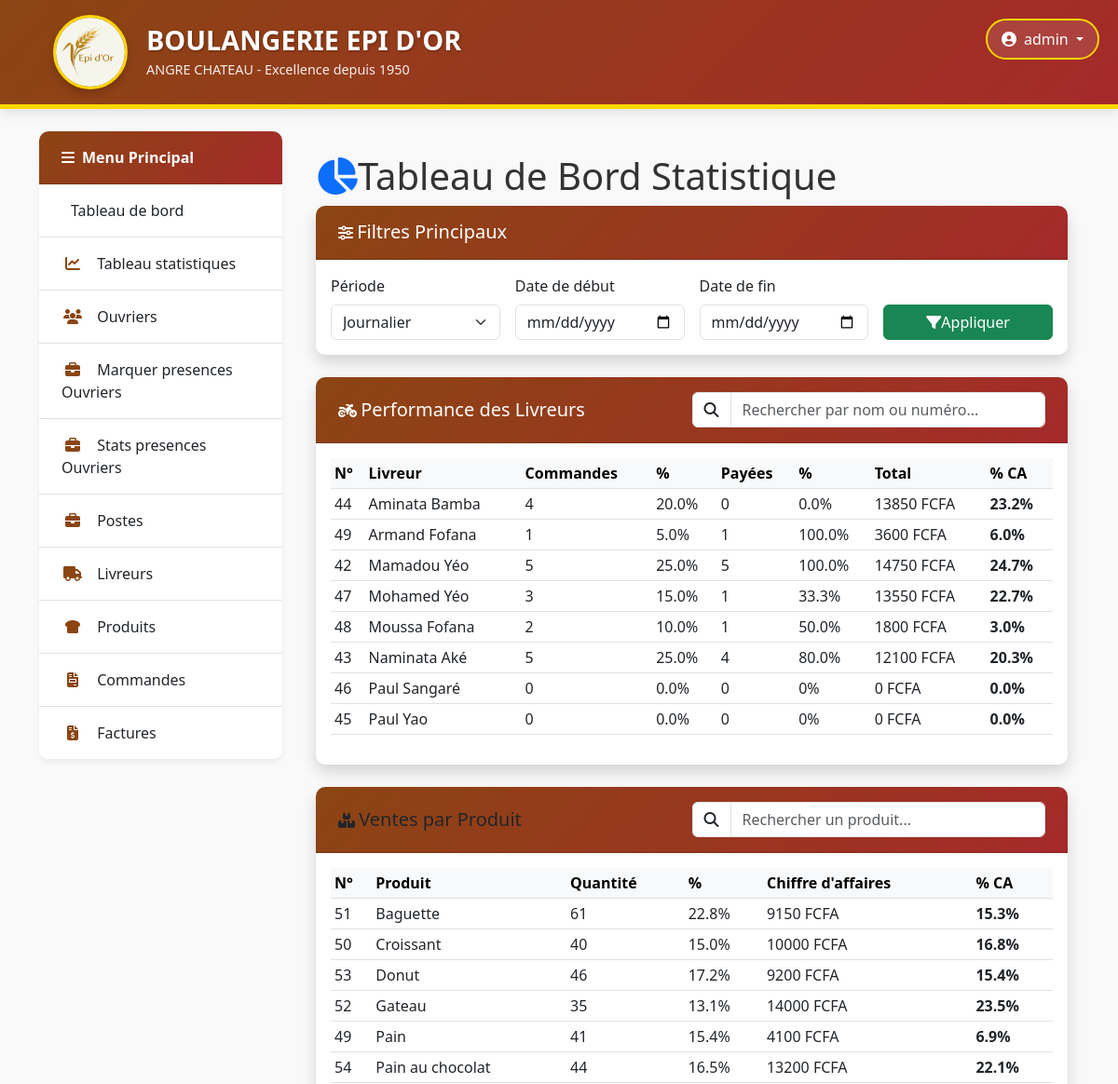
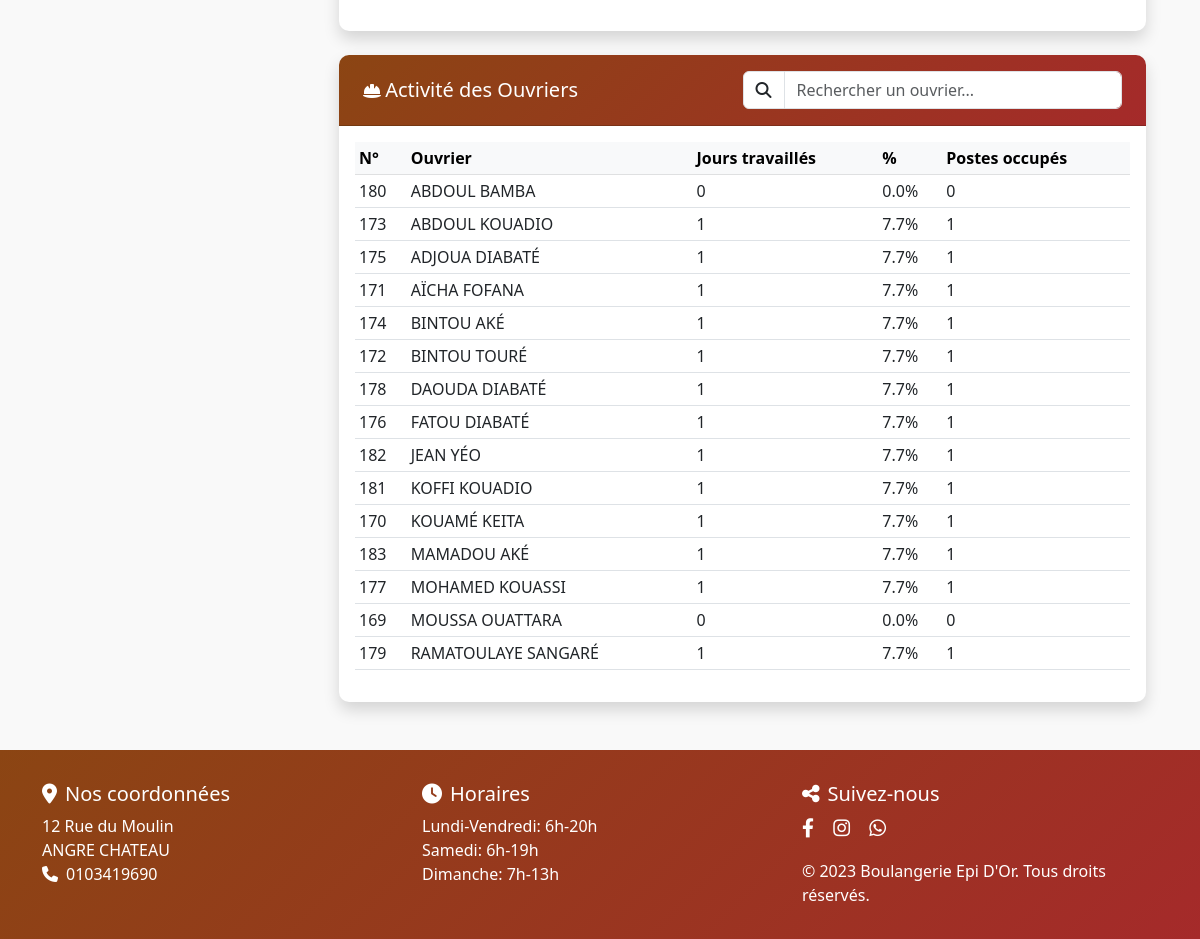
Before: /gestion/statistiques/ (signed in) with the older database file (2 pictures, top to bottom).
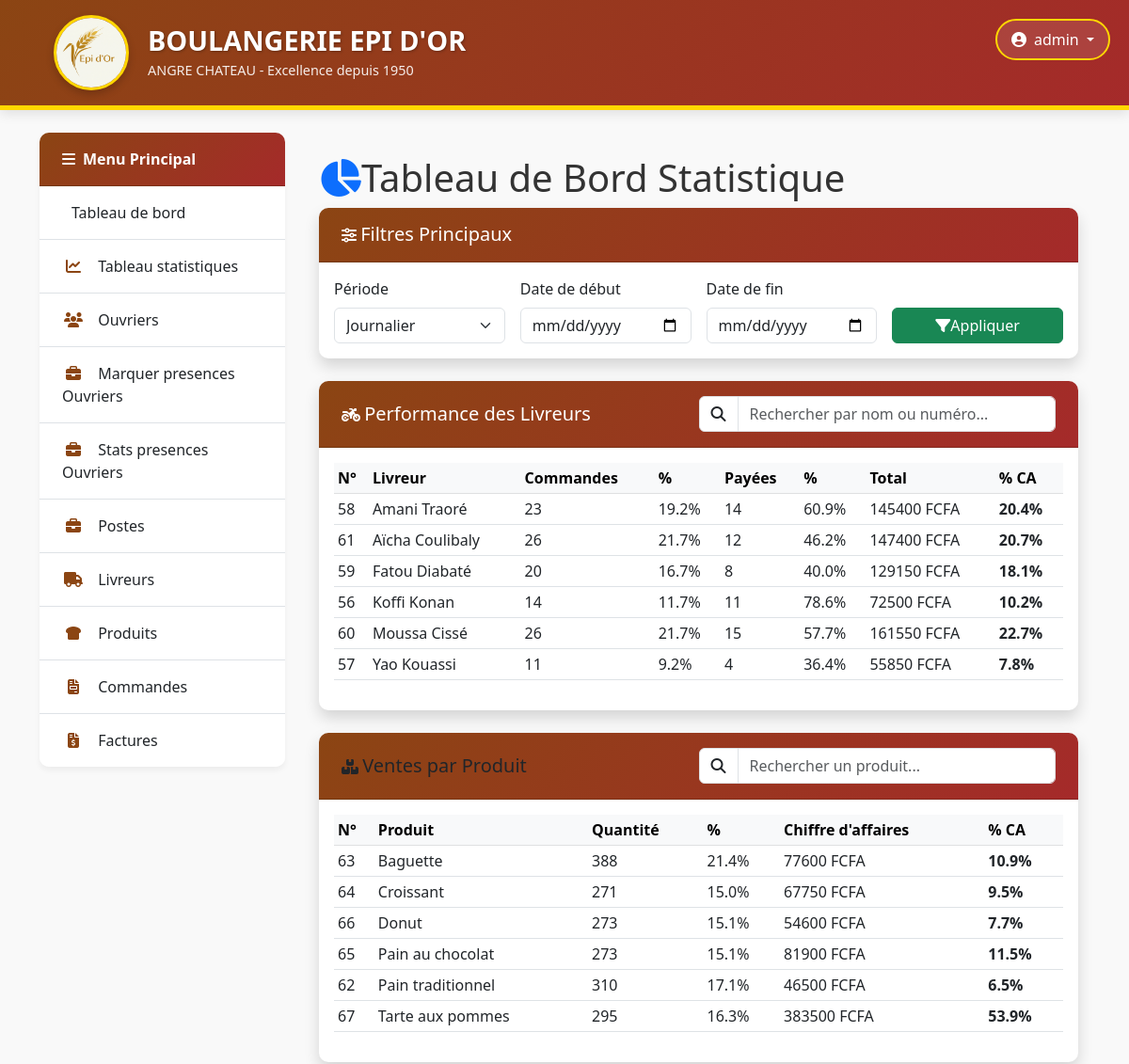
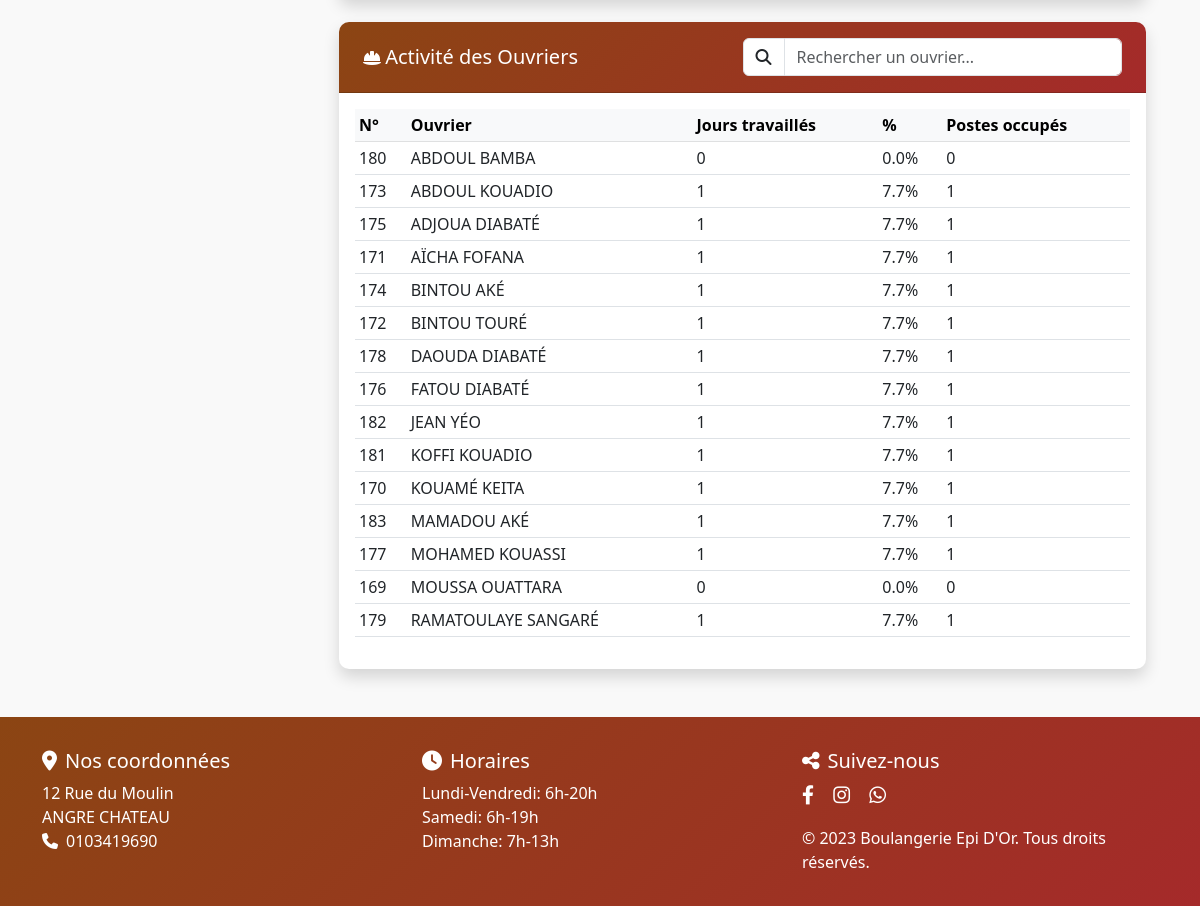
After: the same page with the newer database file (2 pictures, top to bottom).
### gestion/models.py (models this page shows, shortened)
class Livreur(models.Model):
    nom = models.CharField(max_length=100, unique=True)  # Ajout de unique=True
    telephone = models.CharField(max_length=20, blank=True, null=True, unique=True)  # Ajout de unique=True
    actif = models.BooleanField(default=False)
    class Meta:
        verbose_name = "Livreur"
        verbose_name_plural = "Livreurs"
        constraints = [
            models.UniqueConstraint(fields=['nom', 'telephone'], name='unique_livreur')
        ]
    class Meta:
        verbose_name = "Livreur"
        verbose_name_plural = "Livreurs"

class Produit(models.Model):
    nom = models.CharField(max_length=100)
    prix_vente = models.DecimalField(max_digits=6, decimal_places=2)
    prix_livreur = models.DecimalField(max_digits=6, decimal_places=2)
    actif = models.BooleanField(default=True)
    stock = models.PositiveIntegerField(default=0) # Ajoute un default si tu ne l'as pas déjà

class Ouvrier(models.Model):
    nom = models.CharField(max_length=100, verbose_name="Nom")
    telephone = models.CharField(max_length=20, unique=True, verbose_name="Téléphone")
    class Meta:
        constraints = [
            models.UniqueConstraint(
                fields=['nom'],
                name='unique_nom_ouvrier',
                condition=models.Q(nom__isnull=False),
                violation_error_message="Un ouvrier avec ce nom existe déjà"
            ),
            models.UniqueConstraint(
                fields=['telephone'],
                name='unique_telephone_ouvrier',
                violation_error_message="Un ouvrier avec ce numéro existe déjà"
            )
        ]
        ordering = ['nom']

### gestion/views.py (the view)
# urls.py: path('statistiques/', statistiques, name='statistiques'),
@login_required
def statistiques(request):
    period = request.GET.get('period', 'day')
    date_from = request.GET.get('date_from')
    date_to = request.GET.get('date_to')
    if not date_from or not date_to:
        date_to = timezone.now().date()
        date_from = date_to - timedelta(days=30)
    else:
        date_from = datetime.strptime(date_from, '%Y-%m-%d').date()
        date_to = datetime.strptime(date_to, '%Y-%m-%d').date()
    def trunc_date(field):
        if period == 'day': return TruncDay(field)
        elif period == 'month': return TruncMonth(field)
        return TruncYear(field)
    commandes_period = CommandeLivreur.objects.filter(
        date__date__gte=date_from,
        date__date__lte=date_to
    ).annotate(
        period=trunc_date('date')
    ).values('period').annotate(
        count=Count('id', output_field=IntegerField()),
        total=Sum('total', output_field=DecimalField(max_digits=10, decimal_places=2)),
        payees=Count('id', filter=Q(payee=True), output_field=IntegerField())
    ).order_by('period')
    period_labels = []
    commandes_data = []
    commandes_total = []
    if commandes_period:
        period_labels = [item['period'].strftime('%d/%m/%Y' if period == 'day' else '%m/%Y' if period == 'month' else '%Y')
                        for item in commandes_period]
        commandes_data = [item['count'] for item in commandes_period]
        commandes_total = [float(item['total'] or 0) for item in commandes_period]
    else:
        period_labels = []
        commandes_data = []
        commandes_total = []
    livreurs_stats = Livreur.objects.annotate(
        nb_commandes=Coalesce(
            Count('commandelivreur',
                  filter=Q(commandelivreur__date__date__gte=date_from,
                           commandelivreur__date__date__lte=date_to),
                  output_field=IntegerField()),
            0,
            output_field=IntegerField()
        ),
        total_ventes=Coalesce(
            Sum('commandelivreur__total',
                filter=Q(commandelivreur__date__date__gte=date_from,
                         commandelivreur__date__date__lte=date_to),
                output_field=DecimalField(max_digits=10, decimal_places=2)),
            0,
            output_field=DecimalField(max_digits=10, decimal_places=2)
        ),
        commandes_payees=Coalesce(
            Count('commandelivreur',
                  filter=Q(commandelivreur__payee=True,
                           commandelivreur__date__date__gte=date_from,
                           commandelivreur__date__date__lte=date_to),
                  output_field=IntegerField()),
            0,
            output_field=IntegerField()
        )
    ).order_by('-total_ventes').values(
        'id', 'nom', 'nb_commandes', 'total_ventes', 'commandes_payees'
    )
    produits_stats = Produit.objects.annotate(
        quantite_vendue=Coalesce(
            Sum('lignecommande__quantite',
                filter=Q(lignecommande__commande__date__date__gte=date_from,
                         lignecommande__commande__date__date__lte=date_to),
                output_field=IntegerField()),
            0,
            output_field=IntegerField()
        ),
        chiffre_affaire=Coalesce(
            Sum(F('lignecommande__quantite') * F('lignecommande__prix_unitaire'),
                filter=Q(lignecommande__commande__date__date__gte=date_from,
                         lignecommande__commande__date__date__lte=date_to),
                output_field=DecimalField(max_digits=10, decimal_places=2)),
            0,
            output_field=DecimalField(max_digits=10, decimal_places=2)
        )
    ).order_by('-chiffre_affaire').values(
        'id', 'nom', 'quantite_vendue', 'chiffre_affaire'
    )
    ouvriers_stats = Ouvrier.objects.annotate(
        jours_travailles=Coalesce(
            Count('affectationposte',
                  filter=Q(affectationposte__date_debut__lte=date_to) &
                         (Q(affectationposte__date_fin__gte=date_from) |
                          Q(affectationposte__date_fin__isnull=True)),
                  output_field=IntegerField()),
            0,
            output_field=IntegerField()
        ),
        postes_occupes=Coalesce(
            Count('affectationposte__poste', distinct=True,
                  filter=Q(affectationposte__date_debut__lte=date_to) &
                         (Q(affectationposte__date_fin__gte=date_from) |
                          Q(affectationposte__date_fin__isnull=True)),
                  output_field=IntegerField()),
            0,
            output_field=IntegerField()
        )
    ).order_by('-jours_travailles').values(
        'id', 'nom', 'jours_travailles', 'postes_occupes'
    )
    context = {
        'livreurs_stats': list(livreurs_stats),
        'produits_stats': list(produits_stats),
        'ouvriers_stats': list(ouvriers_stats),
        'commandes_period': list(commandes_period),
        'period_labels': json.dumps(period_labels),
        'commandes_data': json.dumps(commandes_data),
        'commandes_total': json.dumps(commandes_total),
        'period': period,
        'date_from': date_from.strftime('%Y-%m-%d'),
        'date_to': date_to.strftime('%Y-%m-%d'),
    }
    total_commandes = CommandeLivreur.objects.filter(
        date__date__gte=date_from,
        date__date__lte=date_to
    ).count()
    total_ca = CommandeLivreur.objects.filter(
        date__date__gte=date_from,
        date__date__lte=date_to
    ).aggregate(total=Sum('total'))['total'] or 0
    total_quantite = LigneCommande.objects.filter(
        commande__date__date__gte=date_from,
        commande__date__date__lte=date_to
    ).aggregate(total=Sum('quantite'))['total'] or 0
    total_ca_produits = sum(p['chiffre_affaire'] for p in produits_stats)
    total_jours = sum(o['jours_travailles'] for o in ouvriers_stats)
    context.update({
        'total_commandes': total_commandes,
        'total_ca': total_ca,
        'total_quantite': total_quantite,
        'total_ca_produits': total_ca_produits,
        'total_jours': total_jours,
    })
    total_commandes = CommandeLivreur.objects.filter(
        date__date__gte=date_from,
        date__date__lte=date_to
    ).count()
    total_ca = CommandeLivreur.objects.filter(
        date__date__gte=date_from,
        date__date__lte=date_to
    ).aggregate(total=Sum('total'))['total'] or 0
    total_quantite = LigneCommande.objects.filter(
        commande__date__date__gte=date_from,
        commande__date__date__lte=date_to
    ).aggregate(total=Sum('quantite'))['total'] or 0
    total_ca_produits = sum(p['chiffre_affaire'] for p in produits_stats)
    total_jours = sum(o['jours_travailles'] for o in ouvriers_stats)
    total_commandes_period = sum(c['count'] for c in commandes_period)
    total_commandes_amount = sum(c['total'] or 0 for c in commandes_period)
    total_payees_period = sum(c['payees'] for c in commandes_period)
    total_payees = sum(l['commandes_payees'] for l in livreurs_stats)
    total_postes = sum(o['postes_occupes'] for o in ouvriers_stats)
    context = {
        'livreurs_stats': list(livreurs_stats),
        'produits_stats': list(produits_stats),
        'ouvriers_stats': list(ouvriers_stats),
        'commandes_period': list(commandes_period),
        'period_labels': json.dumps(period_labels),
        'commandes_data': json.dumps(commandes_data),
        'commandes_total': json.dumps(commandes_total),
        'period': period,
        'date_from': date_from.strftime('%Y-%m-%d'),
        'date_to': date_to.strftime('%Y-%m-%d'),
        'total_commandes': total_commandes,
        'total_ca': total_ca,
        'total_quantite': total_quantite,
        'total_ca_produits': total_ca_produits,
        'total_jours': total_jours,
        'total_commandes_period': total_commandes_period,
        'total_commandes_amount': total_commandes_amount,
        'total_payees_period': total_payees_period,
        'total_payees': total_payees,
        'total_postes': total_postes,
    }
    return render(request, 'gestion/statistiques.html', context)

### gestion/templatetags/custom_filters.py (called while the page is built)
@register.filter
def percentof(value, total):
    try:
        if total == 0:
            return 0
        return "%.1f" % ((float(value) / float(total)) * 100)
    except (ValueError, TypeError):
        return 0

### gestion/templates/gestion/statistiques.html (shortened to what the changed rows need)
{% extends 'gestion/base2.html' %}
{% load custom_filters %}
{% block content %}
<div class="container-fluid">
    <h1 class="mt-4"><i class="fas fa-chart-pie mr-2 text-primary"></i>Tableau de Bord Statistique</h1>
    <div class="card mb-4 border-0 shadow">
        <div class="card-body">
            <div class="table-responsive">
                <table class="table table-hover table-sm" id="tableLivreurs">
                    <thead class="table-light">
                        <tr>
                            <th>N°</th>
                            <th>Livreur</th>
                            <th>Commandes</th>
                            <th>%</th>
                            <th>Payées</th>
                            <th>%</th>
                            <th>Total</th>
                            <th>% CA</th>
                        </tr>
                    </thead>
                    <tbody>
                        {% for livreur in livreurs_stats|dictsort:"nom" %}
                        <tr>
                            <td>{{ livreur.id|default:"-" }}</td>
                            <td>{{ livreur.nom|default:"-" }}</td>
                            <td>{{ livreur.nb_commandes }}</td>
                            <td>{{ livreur.nb_commandes|percentof:total_commandes }}%</td>
                            <td>{{ livreur.commandes_payees }}</td>
                            <td>{{ livreur.commandes_payees|percentof:livreur.nb_commandes|default:"0" }}%</td>
                            <td>{{ livreur.total_ventes|floatformat:0 }} FCFA</td>
                            <td class="fw-bold {% if livreur.total_ventes|percentof:total_ca > 20 %}text-success{% elif livreur.total_ventes|percentof:total_ca < 5 %}text-muted{% endif %}">
                                {{ livreur.total_ventes|percentof:total_ca|default:"0" }}%
                            </td>
                        </tr>
                        {% endfor %}
                    </tbody>
                </table>
            </div>
        </div>
    </div>
    <div class="card mb-4 border-0 shadow">
        <div class="card-body">
            <div class="table-responsive">
                <table class="table table-hover table-sm" id="tableProduits">
                    <thead class="table-light">
                        <tr>
                            <th>N°</th>
                            <th>Produit</th>
                            <th>Quantité</th>
                            <th>%</th>
                            <th>Chiffre d'affaires</th>
                            <th>% CA</th>
                        </tr>
                    </thead>
                    <tbody>
                        {% for produit in produits_stats|dictsort:"nom" %}
                        <tr>
                            <td>{{ produit.id|default:"-" }}</td>
                            <td>{{ produit.nom|default:"-" }}</td>
                            <td>{{ produit.quantite_vendue|default:0 }}</td>
                            <td>{{ produit.quantite_vendue|percentof:total_quantite }}%</td>
                            <td>{{ produit.chiffre_affaire|default:0|floatformat:0 }} FCFA</td>
                            <td class="fw-bold {% if produit.chiffre_affaire|percentof:total_ca_produits > 20 %}text-success{% elif produit.chiffre_affaire|percentof:total_ca_produits < 5 %}text-muted{% endif %}">
                                {{ produit.chiffre_affaire|percentof:total_ca_produits|default:"0" }}%
                            </td>
                        </tr>
                        {% endfor %}
                    </tbody>
                </table>
            </div>
        </div>
    </div>
    <div class="card mb-4 border-0 shadow">
        <div class="card-body">
            <div class="table-responsive">
                <table class="table table-hover table-sm" id="tableOuvriers">
                    <thead class="table-light">
                        <tr>
                            <th>N°</th>
                            <th>Ouvrier</th>
                            <th>Jours travaillés</th>
                            <th>%</th>
                            <th>Postes occupés</th>
                        </tr>
                    </thead>
                    <tbody>
                        {% for ouvrier in ouvriers_stats|dictsort:"nom" %}
                        <tr>
                            <td>{{ ouvrier.id|default:"-" }}</td>
                            <td>{{ ouvrier.nom|default:"-" }}</td>
                            <td>{{ ouvrier.jours_travailles }}</td>
                            <td>{{ ouvrier.jours_travailles|percentof:total_jours|default:"0" }}%</td>
                            <td>{{ ouvrier.postes_occupes }}</td>
                        </tr>
                        {% endfor %}
                    </tbody>
                </table>
            </div>
        </div>
    </div>
</div>
{% endblock %}

Changed rows visible on the page:
removed Livreur: id "44", nom "Aminata Bamba", nb_commandes "4", nb_commandes|percentof "20.0", commandes_payees "0", commandes_payees|percentof "0.0", total_ventes "13850", total_ventes|percentof "23.2"
removed Livreur: id "49", nom "Armand Fofana", nb_commandes "1", nb_commandes|percentof "5.0", commandes_payees "1", commandes_payees|percentof "100.0", total_ventes "3600", total_ventes|percentof "6.0"
removed Livreur: id "42", nom "Mamadou Yéo", nb_commandes "5", nb_commandes|percentof "25.0", commandes_payees "5", commandes_payees|percentof "100.0", total_ventes "14750", total_ventes|percentof "24.7"
removed Livreur: id "47", nom "Mohamed Yéo", nb_commandes "3", nb_commandes|percentof "15.0", commandes_payees "1", commandes_payees|percentof "33.3", total_ventes "13550", total_ventes|percentof "22.7"
removed Livreur: id "48", nom "Moussa Fofana", nb_commandes "2", nb_commandes|percentof "10.0", commandes_payees "1", commandes_payees|percentof "50.0", total_ventes "1800", total_ventes|percentof "3.0"
removed Livreur: id "43", nom "Naminata Aké", nb_commandes "5", nb_commandes|percentof "25.0", commandes_payees "4", commandes_payees|percentof "80.0", total_ventes "12100", total_ventes|percentof "20.3"
removed Livreur: id "46", nom "Paul Sangaré", nb_commandes "0", nb_commandes|percentof "0.0", commandes_payees "0", commandes_payees|percentof "0", total_ventes "0", total_ventes|percentof "0.0"
removed Livreur: id "45", nom "Paul Yao", nb_commandes "0", nb_commandes|percentof "0.0", commandes_payees "0", commandes_payees|percentof "0", total_ventes "0", total_ventes|percentof "0.0"
removed Produit: id "51", nom "Baguette", quantite_vendue "61", quantite_vendue|percentof "22.8", chiffre_affaire "9150", chiffre_affaire|percentof "15.3"
removed Produit: id "50", nom "Croissant", quantite_vendue "40", quantite_vendue|percentof "15.0", chiffre_affaire "10000", chiffre_affaire|percentof "16.8"
removed Produit: id "53", nom "Donut", quantite_vendue "46", quantite_vendue|percentof "17.2", chiffre_affaire "9200", chiffre_affaire|percentof "15.4"
removed Produit: id "52", nom "Gateau", quantite_vendue "35", quantite_vendue|percentof "13.1", chiffre_affaire "14000", chiffre_affaire|percentof "23.5"
removed Produit: id "49", nom "Pain", quantite_vendue "41", quantite_vendue|percentof "15.4", chiffre_affaire "4100", chiffre_affaire|percentof "6.9"
removed Produit: id "54", nom "Pain au chocolat", quantite_vendue "44", quantite_vendue|percentof "16.5", chiffre_affaire "13200", chiffre_affaire|percentof "22.1"
no longer on this page (row unchanged): Ouvrier: id "176", nom "FATOU DIABATÉ", jours_travailles "1", jours_travailles|percentof "7.7", postes_occupes "1"
added Livreur: id "58", nom "Amani Traoré", nb_commandes "23", nb_commandes|percentof "19.2", commandes_payees "14", commandes_payees|percentof "60.9", total_ventes "145400", total_ventes|percentof "20.4"
added Livreur: id "61", nom "Aïcha Coulibaly", nb_commandes "26", nb_commandes|percentof "21.7", commandes_payees "12", commandes_payees|percentof "46.2", total_ventes "147400", total_ventes|percentof "20.7"
added Livreur: id "59", nom "Fatou Diabaté", nb_commandes "20", nb_commandes|percentof "16.7", commandes_payees "8", commandes_payees|percentof "40.0", total_ventes "129150", total_ventes|percentof "18.1", id "176", nom "FATOU DIABATÉ", jours_travailles "1", jours_travailles|percentof "7.7", postes_occupes "1"
added Livreur: id "56", nom "Koffi Konan", nb_commandes "14", nb_commandes|percentof "11.7", commandes_payees "11", commandes_payees|percentof "78.6", total_ventes "72500", total_ventes|percentof "10.2"
added Livreur: id "60", nom "Moussa Cissé", nb_commandes "26", nb_commandes|percentof "21.7", commandes_payees "15", commandes_payees|percentof "57.7", total_ventes "161550", total_ventes|percentof "22.7"
added Livreur: id "57", nom "Yao Kouassi", nb_commandes "11", nb_commandes|percentof "9.2", commandes_payees "4", commandes_payees|percentof "36.4", total_ventes "55850", total_ventes|percentof "7.8"
added Produit: id "63", nom "Baguette", quantite_vendue "388", quantite_vendue|percentof "21.4", chiffre_affaire "77600", chiffre_affaire|percentof "10.9"
added Produit: id "64", nom "Croissant", quantite_vendue "271", quantite_vendue|percentof "15.0", chiffre_affaire "67750", chiffre_affaire|percentof "9.5"
added Produit: id "66", nom "Donut", quantite_vendue "273", quantite_vendue|percentof "15.1", chiffre_affaire "54600", chiffre_affaire|percentof "7.7"
added Produit: id "65", nom "Pain au chocolat", quantite_vendue "273", quantite_vendue|percentof "15.1", chiffre_affaire "81900", chiffre_affaire|percentof "11.5"
added Produit: id "62", nom "Pain traditionnel", quantite_vendue "310", quantite_vendue|percentof "17.1", chiffre_affaire "46500", chiffre_affaire|percentof "6.5"
added Produit: id "67", nom "Tarte aux pommes", quantite_vendue "295", quantite_vendue|percentof "16.3", chiffre_affaire "383500", chiffre_affaire|percentof "53.9"
